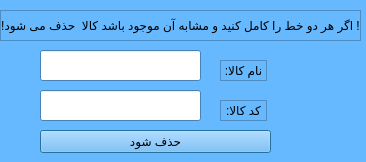
<?xml version="1.0" encoding="UTF-8"?>
<ui version="4.0">
 <class>Dialog</class>
 <widget class="QDialog" name="Dialog">
  <property name="geometry">
   <rect>
    <x>0</x>
    <y>0</y>
    <width>366</width>
    <height>162</height>
   </rect>
  </property>
  <property name="minimumSize">
   <size>
    <width>366</width>
    <height>162</height>
   </size>
  </property>
  <property name="maximumSize">
   <size>
    <width>366</width>
    <height>162</height>
   </size>
  </property>
  <property name="palette">
   <palette>
    <active>
     <colorrole role="WindowText">
      <brush brushstyle="SolidPattern">
       <color alpha="255">
        <red>0</red>
        <green>0</green>
        <blue>0</blue>
       </color>
      </brush>
     </colorrole>
     <colorrole role="Button">
      <brush brushstyle="SolidPattern">
       <color alpha="255">
        <red>102</red>
        <green>184</green>
        <blue>255</blue>
       </color>
      </brush>
     </colorrole>
     <colorrole role="Light">
      <brush brushstyle="SolidPattern">
       <color alpha="255">
        <red>230</red>
        <green>244</green>
        <blue>255</blue>
       </color>
      </brush>
     </colorrole>
     <colorrole role="Midlight">
      <brush brushstyle="SolidPattern">
       <color alpha="255">
        <red>166</red>
        <green>214</green>
        <blue>255</blue>
       </color>
      </brush>
     </colorrole>
     <colorrole role="Dark">
      <brush brushstyle="SolidPattern">
       <color alpha="255">
        <red>51</red>
        <green>92</green>
        <blue>127</blue>
       </color>
      </brush>
     </colorrole>
     <colorrole role="Mid">
      <brush brushstyle="SolidPattern">
       <color alpha="255">
        <red>68</red>
        <green>123</green>
        <blue>170</blue>
       </color>
      </brush>
     </colorrole>
     <colorrole role="Text">
      <brush brushstyle="SolidPattern">
       <color alpha="255">
        <red>0</red>
        <green>0</green>
        <blue>0</blue>
       </color>
      </brush>
     </colorrole>
     <colorrole role="BrightText">
      <brush brushstyle="SolidPattern">
       <color alpha="255">
        <red>255</red>
        <green>255</green>
        <blue>255</blue>
       </color>
      </brush>
     </colorrole>
     <colorrole role="ButtonText">
      <brush brushstyle="SolidPattern">
       <color alpha="255">
        <red>0</red>
        <green>0</green>
        <blue>0</blue>
       </color>
      </brush>
     </colorrole>
     <colorrole role="Base">
      <brush brushstyle="SolidPattern">
       <color alpha="255">
        <red>255</red>
        <green>255</green>
        <blue>255</blue>
       </color>
      </brush>
     </colorrole>
     <colorrole role="Window">
      <brush brushstyle="SolidPattern">
       <color alpha="255">
        <red>102</red>
        <green>184</green>
        <blue>255</blue>
       </color>
      </brush>
     </colorrole>
     <colorrole role="Shadow">
      <brush brushstyle="SolidPattern">
       <color alpha="255">
        <red>0</red>
        <green>0</green>
        <blue>0</blue>
       </color>
      </brush>
     </colorrole>
     <colorrole role="AlternateBase">
      <brush brushstyle="SolidPattern">
       <color alpha="255">
        <red>178</red>
        <green>219</green>
        <blue>255</blue>
       </color>
      </brush>
     </colorrole>
     <colorrole role="ToolTipBase">
      <brush brushstyle="SolidPattern">
       <color alpha="255">
        <red>255</red>
        <green>255</green>
        <blue>220</blue>
       </color>
      </brush>
     </colorrole>
     <colorrole role="ToolTipText">
      <brush brushstyle="SolidPattern">
       <color alpha="255">
        <red>0</red>
        <green>0</green>
        <blue>0</blue>
       </color>
      </brush>
     </colorrole>
    </active>
    <inactive>
     <colorrole role="WindowText">
      <brush brushstyle="SolidPattern">
       <color alpha="255">
        <red>0</red>
        <green>0</green>
        <blue>0</blue>
       </color>
      </brush>
     </colorrole>
     <colorrole role="Button">
      <brush brushstyle="SolidPattern">
       <color alpha="255">
        <red>102</red>
        <green>184</green>
        <blue>255</blue>
       </color>
      </brush>
     </colorrole>
     <colorrole role="Light">
      <brush brushstyle="SolidPattern">
       <color alpha="255">
        <red>230</red>
        <green>244</green>
        <blue>255</blue>
       </color>
      </brush>
     </colorrole>
     <colorrole role="Midlight">
      <brush brushstyle="SolidPattern">
       <color alpha="255">
        <red>166</red>
        <green>214</green>
        <blue>255</blue>
       </color>
      </brush>
     </colorrole>
     <colorrole role="Dark">
      <brush brushstyle="SolidPattern">
       <color alpha="255">
        <red>51</red>
        <green>92</green>
        <blue>127</blue>
       </color>
      </brush>
     </colorrole>
     <colorrole role="Mid">
      <brush brushstyle="SolidPattern">
       <color alpha="255">
        <red>68</red>
        <green>123</green>
        <blue>170</blue>
       </color>
      </brush>
     </colorrole>
     <colorrole role="Text">
      <brush brushstyle="SolidPattern">
       <color alpha="255">
        <red>0</red>
        <green>0</green>
        <blue>0</blue>
       </color>
      </brush>
     </colorrole>
     <colorrole role="BrightText">
      <brush brushstyle="SolidPattern">
       <color alpha="255">
        <red>255</red>
        <green>255</green>
        <blue>255</blue>
       </color>
      </brush>
     </colorrole>
     <colorrole role="ButtonText">
      <brush brushstyle="SolidPattern">
       <color alpha="255">
        <red>0</red>
        <green>0</green>
        <blue>0</blue>
       </color>
      </brush>
     </colorrole>
     <colorrole role="Base">
      <brush brushstyle="SolidPattern">
       <color alpha="255">
        <red>255</red>
        <green>255</green>
        <blue>255</blue>
       </color>
      </brush>
     </colorrole>
     <colorrole role="Window">
      <brush brushstyle="SolidPattern">
       <color alpha="255">
        <red>102</red>
        <green>184</green>
        <blue>255</blue>
       </color>
      </brush>
     </colorrole>
     <colorrole role="Shadow">
      <brush brushstyle="SolidPattern">
       <color alpha="255">
        <red>0</red>
        <green>0</green>
        <blue>0</blue>
       </color>
      </brush>
     </colorrole>
     <colorrole role="AlternateBase">
      <brush brushstyle="SolidPattern">
       <color alpha="255">
        <red>178</red>
        <green>219</green>
        <blue>255</blue>
       </color>
      </brush>
     </colorrole>
     <colorrole role="ToolTipBase">
      <brush brushstyle="SolidPattern">
       <color alpha="255">
        <red>255</red>
        <green>255</green>
        <blue>220</blue>
       </color>
      </brush>
     </colorrole>
     <colorrole role="ToolTipText">
      <brush brushstyle="SolidPattern">
       <color alpha="255">
        <red>0</red>
        <green>0</green>
        <blue>0</blue>
       </color>
      </brush>
     </colorrole>
    </inactive>
    <disabled>
     <colorrole role="WindowText">
      <brush brushstyle="SolidPattern">
       <color alpha="255">
        <red>51</red>
        <green>92</green>
        <blue>127</blue>
       </color>
      </brush>
     </colorrole>
     <colorrole role="Button">
      <brush brushstyle="SolidPattern">
       <color alpha="255">
        <red>102</red>
        <green>184</green>
        <blue>255</blue>
       </color>
      </brush>
     </colorrole>
     <colorrole role="Light">
      <brush brushstyle="SolidPattern">
       <color alpha="255">
        <red>230</red>
        <green>244</green>
        <blue>255</blue>
       </color>
      </brush>
     </colorrole>
     <colorrole role="Midlight">
      <brush brushstyle="SolidPattern">
       <color alpha="255">
        <red>166</red>
        <green>214</green>
        <blue>255</blue>
       </color>
      </brush>
     </colorrole>
     <colorrole role="Dark">
      <brush brushstyle="SolidPattern">
       <color alpha="255">
        <red>51</red>
        <green>92</green>
        <blue>127</blue>
       </color>
      </brush>
     </colorrole>
     <colorrole role="Mid">
      <brush brushstyle="SolidPattern">
       <color alpha="255">
        <red>68</red>
        <green>123</green>
        <blue>170</blue>
       </color>
      </brush>
     </colorrole>
     <colorrole role="Text">
      <brush brushstyle="SolidPattern">
       <color alpha="255">
        <red>51</red>
        <green>92</green>
        <blue>127</blue>
       </color>
      </brush>
     </colorrole>
     <colorrole role="BrightText">
      <brush brushstyle="SolidPattern">
       <color alpha="255">
        <red>255</red>
        <green>255</green>
        <blue>255</blue>
       </color>
      </brush>
     </colorrole>
     <colorrole role="ButtonText">
      <brush brushstyle="SolidPattern">
       <color alpha="255">
        <red>51</red>
        <green>92</green>
        <blue>127</blue>
       </color>
      </brush>
     </colorrole>
     <colorrole role="Base">
      <brush brushstyle="SolidPattern">
       <color alpha="255">
        <red>102</red>
        <green>184</green>
        <blue>255</blue>
       </color>
      </brush>
     </colorrole>
     <colorrole role="Window">
      <brush brushstyle="SolidPattern">
       <color alpha="255">
        <red>102</red>
        <green>184</green>
        <blue>255</blue>
       </color>
      </brush>
     </colorrole>
     <colorrole role="Shadow">
      <brush brushstyle="SolidPattern">
       <color alpha="255">
        <red>0</red>
        <green>0</green>
        <blue>0</blue>
       </color>
      </brush>
     </colorrole>
     <colorrole role="AlternateBase">
      <brush brushstyle="SolidPattern">
       <color alpha="255">
        <red>102</red>
        <green>184</green>
        <blue>255</blue>
       </color>
      </brush>
     </colorrole>
     <colorrole role="ToolTipBase">
      <brush brushstyle="SolidPattern">
       <color alpha="255">
        <red>255</red>
        <green>255</green>
        <blue>220</blue>
       </color>
      </brush>
     </colorrole>
     <colorrole role="ToolTipText">
      <brush brushstyle="SolidPattern">
       <color alpha="255">
        <red>0</red>
        <green>0</green>
        <blue>0</blue>
       </color>
      </brush>
     </colorrole>
    </disabled>
   </palette>
  </property>
  <property name="windowTitle">
   <string>Dialog</string>
  </property>
  <widget class="QLineEdit" name="lineEdit">
   <property name="geometry">
    <rect>
     <x>40</x>
     <y>50</y>
     <width>161</width>
     <height>31</height>
    </rect>
   </property>
   <property name="frame">
    <bool>true</bool>
   </property>
  </widget>
  <widget class="QLabel" name="label">
   <property name="geometry">
    <rect>
     <x>220</x>
     <y>60</y>
     <width>47</width>
     <height>21</height>
    </rect>
   </property>
   <property name="frameShape">
    <enum>QFrame::StyledPanel</enum>
   </property>
   <property name="frameShadow">
    <enum>QFrame::Sunken</enum>
   </property>
   <property name="lineWidth">
    <number>10</number>
   </property>
   <property name="text">
    <string>نام کالا:</string>
   </property>
   <property name="textFormat">
    <enum>Qt::AutoText</enum>
   </property>
   <property name="alignment">
    <set>Qt::AlignCenter</set>
   </property>
  </widget>
  <widget class="QLineEdit" name="lineEdit_2">
   <property name="geometry">
    <rect>
     <x>40</x>
     <y>90</y>
     <width>161</width>
     <height>31</height>
    </rect>
   </property>
   <property name="frame">
    <bool>true</bool>
   </property>
  </widget>
  <widget class="QLabel" name="label_2">
   <property name="geometry">
    <rect>
     <x>220</x>
     <y>100</y>
     <width>47</width>
     <height>21</height>
    </rect>
   </property>
   <property name="frameShape">
    <enum>QFrame::StyledPanel</enum>
   </property>
   <property name="frameShadow">
    <enum>QFrame::Sunken</enum>
   </property>
   <property name="lineWidth">
    <number>10</number>
   </property>
   <property name="text">
    <string>کد کالا:</string>
   </property>
   <property name="textFormat">
    <enum>Qt::AutoText</enum>
   </property>
   <property name="alignment">
    <set>Qt::AlignCenter</set>
   </property>
  </widget>
  <widget class="QPushButton" name="pushButton">
   <property name="geometry">
    <rect>
     <x>40</x>
     <y>130</y>
     <width>231</width>
     <height>23</height>
    </rect>
   </property>
   <property name="text">
    <string>حذف شود</string>
   </property>
  </widget>
  <widget class="QLabel" name="label_3">
   <property name="geometry">
    <rect>
     <x>0</x>
     <y>10</y>
     <width>361</width>
     <height>31</height>
    </rect>
   </property>
   <property name="frameShape">
    <enum>QFrame::StyledPanel</enum>
   </property>
   <property name="frameShadow">
    <enum>QFrame::Sunken</enum>
   </property>
   <property name="lineWidth">
    <number>10</number>
   </property>
   <property name="text">
    <string>!!! اگر هر دو خط را کامل کنید و مشابه آن موجود باشد کالا  حذف می شود!!!</string>
   </property>
   <property name="textFormat">
    <enum>Qt::AutoText</enum>
   </property>
   <property name="alignment">
    <set>Qt::AlignCenter</set>
   </property>
  </widget>
 </widget>
 <resources/>
 <connections/>
</ui>
